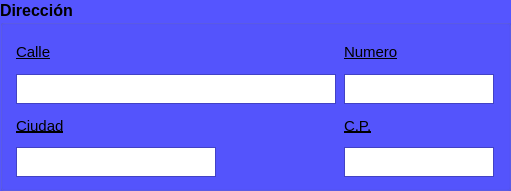
    <widget class="QGroupBox" name="groupBox_3">
     <property name="geometry">
      <rect>
       <x>462</x>
       <y>40</y>
       <width>511</width>
       <height>191</height>
      </rect>
     </property>
     <property name="minimumSize">
      <size>
       <width>511</width>
       <height>191</height>
      </size>
     </property>
     <property name="maximumSize">
      <size>
       <width>511</width>
       <height>191</height>
      </size>
     </property>
     <property name="palette">
      <palette>
       <active>
        <colorrole role="WindowText">
         <brush brushstyle="SolidPattern">
          <color alpha="255">
           <red>0</red>
           <green>0</green>
           <blue>0</blue>
          </color>
         </brush>
        </colorrole>
        <colorrole role="Button">
         <brush brushstyle="SolidPattern">
          <color alpha="255">
           <red>85</red>
           <green>85</green>
           <blue>255</blue>
          </color>
         </brush>
        </colorrole>
        <colorrole role="Light">
         <brush brushstyle="SolidPattern">
          <color alpha="255">
           <red>212</red>
           <green>212</green>
           <blue>255</blue>
          </color>
         </brush>
        </colorrole>
        <colorrole role="Midlight">
         <brush brushstyle="SolidPattern">
          <color alpha="255">
           <red>148</red>
           <green>148</green>
           <blue>255</blue>
          </color>
         </brush>
        </colorrole>
        <colorrole role="Dark">
         <brush brushstyle="SolidPattern">
          <color alpha="255">
           <red>42</red>
           <green>42</green>
           <blue>127</blue>
          </color>
         </brush>
        </colorrole>
        <colorrole role="Mid">
         <brush brushstyle="SolidPattern">
          <color alpha="255">
           <red>57</red>
           <green>57</green>
           <blue>170</blue>
          </color>
         </brush>
        </colorrole>
        <colorrole role="Text">
         <brush brushstyle="SolidPattern">
          <color alpha="255">
           <red>0</red>
           <green>0</green>
           <blue>0</blue>
          </color>
         </brush>
        </colorrole>
        <colorrole role="BrightText">
         <brush brushstyle="SolidPattern">
          <color alpha="255">
           <red>255</red>
           <green>255</green>
           <blue>255</blue>
          </color>
         </brush>
        </colorrole>
        <colorrole role="ButtonText">
         <brush brushstyle="SolidPattern">
          <color alpha="255">
           <red>0</red>
           <green>0</green>
           <blue>0</blue>
          </color>
         </brush>
        </colorrole>
        <colorrole role="Base">
         <brush brushstyle="SolidPattern">
          <color alpha="255">
           <red>255</red>
           <green>255</green>
           <blue>255</blue>
          </color>
         </brush>
        </colorrole>
        <colorrole role="Window">
         <brush brushstyle="SolidPattern">
          <color alpha="255">
           <red>85</red>
           <green>85</green>
           <blue>255</blue>
          </color>
         </brush>
        </colorrole>
        <colorrole role="Shadow">
         <brush brushstyle="SolidPattern">
          <color alpha="255">
           <red>0</red>
           <green>0</green>
           <blue>0</blue>
          </color>
         </brush>
        </colorrole>
        <colorrole role="AlternateBase">
         <brush brushstyle="SolidPattern">
          <color alpha="255">
           <red>170</red>
           <green>170</green>
           <blue>255</blue>
          </color>
         </brush>
        </colorrole>
        <colorrole role="ToolTipBase">
         <brush brushstyle="SolidPattern">
          <color alpha="255">
           <red>255</red>
           <green>255</green>
           <blue>220</blue>
          </color>
         </brush>
        </colorrole>
        <colorrole role="ToolTipText">
         <brush brushstyle="SolidPattern">
          <color alpha="255">
           <red>0</red>
           <green>0</green>
           <blue>0</blue>
          </color>
         </brush>
        </colorrole>
        <colorrole role="PlaceholderText">
         <brush brushstyle="SolidPattern">
          <color alpha="128">
           <red>0</red>
           <green>0</green>
           <blue>0</blue>
          </color>
         </brush>
        </colorrole>
       </active>
       <inactive>
        <colorrole role="WindowText">
         <brush brushstyle="SolidPattern">
          <color alpha="255">
           <red>0</red>
           <green>0</green>
           <blue>0</blue>
          </color>
         </brush>
        </colorrole>
        <colorrole role="Button">
         <brush brushstyle="SolidPattern">
          <color alpha="255">
           <red>85</red>
           <green>85</green>
           <blue>255</blue>
          </color>
         </brush>
        </colorrole>
        <colorrole role="Light">
         <brush brushstyle="SolidPattern">
          <color alpha="255">
           <red>212</red>
           <green>212</green>
           <blue>255</blue>
          </color>
         </brush>
        </colorrole>
        <colorrole role="Midlight">
         <brush brushstyle="SolidPattern">
          <color alpha="255">
           <red>148</red>
           <green>148</green>
           <blue>255</blue>
          </color>
         </brush>
        </colorrole>
        <colorrole role="Dark">
         <brush brushstyle="SolidPattern">
          <color alpha="255">
           <red>42</red>
           <green>42</green>
           <blue>127</blue>
          </color>
         </brush>
        </colorrole>
        <colorrole role="Mid">
         <brush brushstyle="SolidPattern">
          <color alpha="255">
           <red>57</red>
           <green>57</green>
           <blue>170</blue>
          </color>
         </brush>
        </colorrole>
        <colorrole role="Text">
         <brush brushstyle="SolidPattern">
          <color alpha="255">
           <red>0</red>
           <green>0</green>
           <blue>0</blue>
          </color>
         </brush>
        </colorrole>
        <colorrole role="BrightText">
         <brush brushstyle="SolidPattern">
          <color alpha="255">
           <red>255</red>
           <green>255</green>
           <blue>255</blue>
          </color>
         </brush>
        </colorrole>
        <colorrole role="ButtonText">
         <brush brushstyle="SolidPattern">
          <color alpha="255">
           <red>0</red>
           <green>0</green>
           <blue>0</blue>
          </color>
         </brush>
        </colorrole>
        <colorrole role="Base">
         <brush brushstyle="SolidPattern">
          <color alpha="255">
           <red>255</red>
           <green>255</green>
           <blue>255</blue>
          </color>
         </brush>
        </colorrole>
        <colorrole role="Window">
         <brush brushstyle="SolidPattern">
          <color alpha="255">
           <red>85</red>
           <green>85</green>
           <blue>255</blue>
          </color>
         </brush>
        </colorrole>
        <colorrole role="Shadow">
         <brush brushstyle="SolidPattern">
          <color alpha="255">
           <red>0</red>
           <green>0</green>
           <blue>0</blue>
          </color>
         </brush>
        </colorrole>
        <colorrole role="AlternateBase">
         <brush brushstyle="SolidPattern">
          <color alpha="255">
           <red>170</red>
           <green>170</green>
           <blue>255</blue>
          </color>
         </brush>
        </colorrole>
        <colorrole role="ToolTipBase">
         <brush brushstyle="SolidPattern">
          <color alpha="255">
           <red>255</red>
           <green>255</green>
           <blue>220</blue>
          </color>
         </brush>
        </colorrole>
        <colorrole role="ToolTipText">
         <brush brushstyle="SolidPattern">
          <color alpha="255">
           <red>0</red>
           <green>0</green>
           <blue>0</blue>
          </color>
         </brush>
        </colorrole>
        <colorrole role="PlaceholderText">
         <brush brushstyle="SolidPattern">
          <color alpha="128">
           <red>0</red>
           <green>0</green>
           <blue>0</blue>
          </color>
         </brush>
        </colorrole>
       </inactive>
       <disabled>
        <colorrole role="WindowText">
         <brush brushstyle="SolidPattern">
          <color alpha="255">
           <red>42</red>
           <green>42</green>
           <blue>127</blue>
          </color>
         </brush>
        </colorrole>
        <colorrole role="Button">
         <brush brushstyle="SolidPattern">
          <color alpha="255">
           <red>85</red>
           <green>85</green>
           <blue>255</blue>
          </color>
         </brush>
        </colorrole>
        <colorrole role="Light">
         <brush brushstyle="SolidPattern">
          <color alpha="255">
           <red>212</red>
           <green>212</green>
           <blue>255</blue>
          </color>
         </brush>
        </colorrole>
        <colorrole role="Midlight">
         <brush brushstyle="SolidPattern">
          <color alpha="255">
           <red>148</red>
           <green>148</green>
           <blue>255</blue>
          </color>
         </brush>
        </colorrole>
        <colorrole role="Dark">
         <brush brushstyle="SolidPattern">
          <color alpha="255">
           <red>42</red>
           <green>42</green>
           <blue>127</blue>
          </color>
         </brush>
        </colorrole>
        <colorrole role="Mid">
         <brush brushstyle="SolidPattern">
          <color alpha="255">
           <red>57</red>
           <green>57</green>
           <blue>170</blue>
          </color>
         </brush>
        </colorrole>
        <colorrole role="Text">
         <brush brushstyle="SolidPattern">
          <color alpha="255">
           <red>42</red>
           <green>42</green>
           <blue>127</blue>
          </color>
         </brush>
        </colorrole>
        <colorrole role="BrightText">
         <brush brushstyle="SolidPattern">
          <color alpha="255">
           <red>255</red>
           <green>255</green>
           <blue>255</blue>
          </color>
         </brush>
        </colorrole>
        <colorrole role="ButtonText">
         <brush brushstyle="SolidPattern">
          <color alpha="255">
           <red>42</red>
           <green>42</green>
           <blue>127</blue>
          </color>
         </brush>
        </colorrole>
        <colorrole role="Base">
         <brush brushstyle="SolidPattern">
          <color alpha="255">
           <red>85</red>
           <green>85</green>
           <blue>255</blue>
          </color>
         </brush>
        </colorrole>
        <colorrole role="Window">
         <brush brushstyle="SolidPattern">
          <color alpha="255">
           <red>85</red>
           <green>85</green>
           <blue>255</blue>
          </color>
         </brush>
        </colorrole>
        <colorrole role="Shadow">
         <brush brushstyle="SolidPattern">
          <color alpha="255">
           <red>0</red>
           <green>0</green>
           <blue>0</blue>
          </color>
         </brush>
        </colorrole>
        <colorrole role="AlternateBase">
         <brush brushstyle="SolidPattern">
          <color alpha="255">
           <red>85</red>
           <green>85</green>
           <blue>255</blue>
          </color>
         </brush>
        </colorrole>
        <colorrole role="ToolTipBase">
         <brush brushstyle="SolidPattern">
          <color alpha="255">
           <red>255</red>
           <green>255</green>
           <blue>220</blue>
          </color>
         </brush>
        </colorrole>
        <colorrole role="ToolTipText">
         <brush brushstyle="SolidPattern">
          <color alpha="255">
           <red>0</red>
           <green>0</green>
           <blue>0</blue>
          </color>
         </brush>
        </colorrole>
        <colorrole role="PlaceholderText">
         <brush brushstyle="SolidPattern">
          <color alpha="128">
           <red>0</red>
           <green>0</green>
           <blue>0</blue>
          </color>
         </brush>
        </colorrole>
       </disabled>
      </palette>
     </property>
     <property name="font">
      <font>
       <pointsize>12</pointsize>
       <weight>75</weight>
       <bold>true</bold>
      </font>
     </property>
     <property name="autoFillBackground">
      <bool>true</bool>
     </property>
     <property name="title">
      <string>Dirección</string>
     </property>
     <layout class="QGridLayout" name="gridLayout_4">
      <item row="0" column="0">
       <widget class="QLabel" name="label_9">
        <property name="font">
         <font>
          <pointsize>11</pointsize>
          <weight>50</weight>
          <bold>false</bold>
          <underline>true</underline>
         </font>
        </property>
        <property name="text">
         <string>Calle</string>
        </property>
       </widget>
      </item>
      <item row="0" column="1">
       <widget class="QLabel" name="label_12">
        <property name="font">
         <font>
          <pointsize>11</pointsize>
          <weight>50</weight>
          <bold>false</bold>
          <underline>true</underline>
         </font>
        </property>
        <property name="text">
         <string>Numero</string>
        </property>
       </widget>
      </item>
      <item row="1" column="0">
       <widget class="QPlainTextEdit" name="plainTextEdit_7">
        <property name="minimumSize">
         <size>
          <width>320</width>
          <height>30</height>
         </size>
        </property>
        <property name="maximumSize">
         <size>
          <width>320</width>
          <height>30</height>
         </size>
        </property>
       </widget>
      </item>
      <item row="1" column="1">
       <widget class="QPlainTextEdit" name="plainTextEdit_9">
        <property name="maximumSize">
         <size>
          <width>150</width>
          <height>30</height>
         </size>
        </property>
       </widget>
      </item>
      <item row="2" column="0">
       <widget class="QLabel" name="label_10">
        <property name="font">
         <font>
          <pointsize>11</pointsize>
          <weight>50</weight>
          <bold>false</bold>
          <underline>true</underline>
         </font>
        </property>
        <property name="text">
         <string>Ciudad</string>
        </property>
       </widget>
      </item>
      <item row="2" column="1">
       <widget class="QLabel" name="label_11">
        <property name="font">
         <font>
          <pointsize>11</pointsize>
          <weight>50</weight>
          <bold>false</bold>
          <underline>true</underline>
         </font>
        </property>
        <property name="text">
         <string>C.P.</string>
        </property>
       </widget>
      </item>
      <item row="3" column="0">
       <widget class="QPlainTextEdit" name="plainTextEdit_8">
        <property name="maximumSize">
         <size>
          <width>200</width>
          <height>30</height>
         </size>
        </property>
       </widget>
      </item>
      <item row="3" column="1">
       <widget class="QPlainTextEdit" name="plainTextEdit_10">
        <property name="maximumSize">
         <size>
          <width>150</width>
          <height>30</height>
         </size>
        </property>
       </widget>
      </item>
     </layout>
    </widget>
